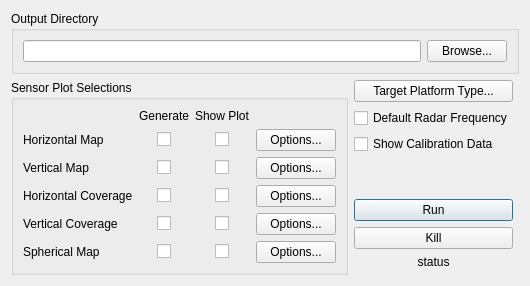
<?xml version="1.0" encoding="UTF-8"?>
<ui version="4.0">
 <class>SensorAnalysisDialog</class>
 <widget class="QDialog" name="SensorAnalysisDialog">
  <property name="geometry">
   <rect>
    <x>0</x>
    <y>0</y>
    <width>477</width>
    <height>283</height>
   </rect>
  </property>
  <property name="sizePolicy">
   <sizepolicy hsizetype="Preferred" vsizetype="Preferred">
    <horstretch>0</horstretch>
    <verstretch>0</verstretch>
   </sizepolicy>
  </property>
  <property name="windowTitle">
   <string>Sensor Analysis</string>
  </property>
  <layout class="QGridLayout" name="gridLayout">
   <item row="9" column="0">
    <spacer name="verticalSpacer_4">
     <property name="orientation">
      <enum>Qt::Vertical</enum>
     </property>
     <property name="sizeHint" stdset="0">
      <size>
       <width>20</width>
       <height>40</height>
      </size>
     </property>
    </spacer>
   </item>
   <item row="9" column="1">
    <spacer name="verticalSpacer_3">
     <property name="orientation">
      <enum>Qt::Vertical</enum>
     </property>
     <property name="sizeHint" stdset="0">
      <size>
       <width>20</width>
       <height>40</height>
      </size>
     </property>
    </spacer>
   </item>
   <item row="5" column="1">
    <widget class="QPushButton" name="mRunButton">
     <property name="text">
      <string>Run</string>
     </property>
    </widget>
   </item>
   <item row="4" column="1">
    <spacer name="verticalSpacer">
     <property name="orientation">
      <enum>Qt::Vertical</enum>
     </property>
     <property name="sizeHint" stdset="0">
      <size>
       <width>20</width>
       <height>40</height>
      </size>
     </property>
    </spacer>
   </item>
   <item row="7" column="1">
    <widget class="QLabel" name="mStatusMessage">
     <property name="text">
      <string>status</string>
     </property>
     <property name="alignment">
      <set>Qt::AlignCenter</set>
     </property>
    </widget>
   </item>
   <item row="6" column="1">
    <widget class="QPushButton" name="mKillButton">
     <property name="text">
      <string>Kill</string>
     </property>
    </widget>
   </item>
   <item row="4" column="2">
    <spacer name="horizontalSpacer">
     <property name="orientation">
      <enum>Qt::Horizontal</enum>
     </property>
     <property name="sizeHint" stdset="0">
      <size>
       <width>40</width>
       <height>20</height>
      </size>
     </property>
    </spacer>
   </item>
   <item row="1" column="1">
    <widget class="QPushButton" name="mTargetPlatformTypeButton">
     <property name="text">
      <string>Target Platform Type...</string>
     </property>
    </widget>
   </item>
   <item row="2" column="1">
    <widget class="QCheckBox" name="mUseDefaultRadarFrequencyCheckbox">
     <property name="text">
      <string>Default Radar Frequency</string>
     </property>
    </widget>
   </item>
   <item row="0" column="0" colspan="3">
    <widget class="QGroupBox" name="mOutputDirectoryGroupBox">
     <property name="title">
      <string>Output Directory</string>
     </property>
     <layout class="QGridLayout" name="gridLayout_3">
      <item row="0" column="1">
       <widget class="QPushButton" name="mBrowseButton">
        <property name="sizePolicy">
         <sizepolicy hsizetype="Minimum" vsizetype="Fixed">
          <horstretch>0</horstretch>
          <verstretch>0</verstretch>
         </sizepolicy>
        </property>
        <property name="minimumSize">
         <size>
          <width>75</width>
          <height>0</height>
         </size>
        </property>
        <property name="maximumSize">
         <size>
          <width>124</width>
          <height>16777215</height>
         </size>
        </property>
        <property name="text">
         <string>Browse...</string>
        </property>
       </widget>
      </item>
      <item row="0" column="0">
       <widget class="QLineEdit" name="mOutputDirectoryEdit">
        <property name="sizePolicy">
         <sizepolicy hsizetype="Expanding" vsizetype="Fixed">
          <horstretch>0</horstretch>
          <verstretch>0</verstretch>
         </sizepolicy>
        </property>
       </widget>
      </item>
     </layout>
    </widget>
   </item>
   <item row="1" column="0" rowspan="8">
    <widget class="QGroupBox" name="mPlotOutputGroupBox">
     <property name="title">
      <string>Sensor Plot Selections</string>
     </property>
     <layout class="QGridLayout" name="gridLayout_2">
      <item row="3" column="4">
       <widget class="QPushButton" name="mVerticalMapOptionsButton">
        <property name="text">
         <string>Options...</string>
        </property>
       </widget>
      </item>
      <item row="5" column="4">
       <widget class="QPushButton" name="mVerticalCoverageOptionsButton">
        <property name="text">
         <string>Options...</string>
        </property>
       </widget>
      </item>
      <item row="4" column="4">
       <widget class="QPushButton" name="mHorizontalCoverageOptionsButton">
        <property name="text">
         <string>Options...</string>
        </property>
       </widget>
      </item>
      <item row="3" column="2" alignment="Qt::AlignHCenter">
       <widget class="QCheckBox" name="mGenerateVM">
        <property name="sizePolicy">
         <sizepolicy hsizetype="Fixed" vsizetype="Fixed">
          <horstretch>0</horstretch>
          <verstretch>0</verstretch>
         </sizepolicy>
        </property>
        <property name="layoutDirection">
         <enum>Qt::LeftToRight</enum>
        </property>
        <property name="text">
         <string/>
        </property>
       </widget>
      </item>
      <item row="2" column="0">
       <widget class="QLabel" name="label_5">
        <property name="text">
         <string>Horizontal Map</string>
        </property>
       </widget>
      </item>
      <item row="1" column="3" alignment="Qt::AlignHCenter">
       <widget class="QLabel" name="label_2">
        <property name="text">
         <string>Show Plot</string>
        </property>
       </widget>
      </item>
      <item row="1" column="2" alignment="Qt::AlignHCenter">
       <widget class="QLabel" name="label_4">
        <property name="text">
         <string>Generate</string>
        </property>
       </widget>
      </item>
      <item row="3" column="3" alignment="Qt::AlignHCenter">
       <widget class="QCheckBox" name="mPlotVM">
        <property name="sizePolicy">
         <sizepolicy hsizetype="Fixed" vsizetype="Fixed">
          <horstretch>0</horstretch>
          <verstretch>0</verstretch>
         </sizepolicy>
        </property>
        <property name="layoutDirection">
         <enum>Qt::LeftToRight</enum>
        </property>
        <property name="text">
         <string/>
        </property>
       </widget>
      </item>
      <item row="2" column="3" alignment="Qt::AlignHCenter">
       <widget class="QCheckBox" name="mPlotHM">
        <property name="sizePolicy">
         <sizepolicy hsizetype="Fixed" vsizetype="Fixed">
          <horstretch>0</horstretch>
          <verstretch>0</verstretch>
         </sizepolicy>
        </property>
        <property name="layoutDirection">
         <enum>Qt::LeftToRight</enum>
        </property>
        <property name="text">
         <string/>
        </property>
       </widget>
      </item>
      <item row="6" column="3" alignment="Qt::AlignHCenter">
       <widget class="QCheckBox" name="mPlotSM">
        <property name="sizePolicy">
         <sizepolicy hsizetype="Fixed" vsizetype="Fixed">
          <horstretch>0</horstretch>
          <verstretch>0</verstretch>
         </sizepolicy>
        </property>
        <property name="text">
         <string/>
        </property>
       </widget>
      </item>
      <item row="4" column="2" alignment="Qt::AlignHCenter">
       <widget class="QCheckBox" name="mGenerateHCD">
        <property name="sizePolicy">
         <sizepolicy hsizetype="Fixed" vsizetype="Fixed">
          <horstretch>0</horstretch>
          <verstretch>0</verstretch>
         </sizepolicy>
        </property>
        <property name="layoutDirection">
         <enum>Qt::LeftToRight</enum>
        </property>
        <property name="text">
         <string/>
        </property>
       </widget>
      </item>
      <item row="6" column="4">
       <widget class="QPushButton" name="mSphericalMapOptionsButton">
        <property name="text">
         <string>Options...</string>
        </property>
       </widget>
      </item>
      <item row="5" column="0">
       <widget class="QLabel" name="label_7">
        <property name="text">
         <string>Vertical Coverage</string>
        </property>
       </widget>
      </item>
      <item row="5" column="3" alignment="Qt::AlignHCenter">
       <widget class="QCheckBox" name="mPlotVCD">
        <property name="sizePolicy">
         <sizepolicy hsizetype="Fixed" vsizetype="Fixed">
          <horstretch>0</horstretch>
          <verstretch>0</verstretch>
         </sizepolicy>
        </property>
        <property name="text">
         <string/>
        </property>
       </widget>
      </item>
      <item row="6" column="2" alignment="Qt::AlignHCenter">
       <widget class="QCheckBox" name="mGenerateSM">
        <property name="sizePolicy">
         <sizepolicy hsizetype="Fixed" vsizetype="Fixed">
          <horstretch>0</horstretch>
          <verstretch>0</verstretch>
         </sizepolicy>
        </property>
        <property name="text">
         <string/>
        </property>
       </widget>
      </item>
      <item row="2" column="2" alignment="Qt::AlignHCenter">
       <widget class="QCheckBox" name="mGenerateHM">
        <property name="sizePolicy">
         <sizepolicy hsizetype="Fixed" vsizetype="Fixed">
          <horstretch>0</horstretch>
          <verstretch>0</verstretch>
         </sizepolicy>
        </property>
        <property name="layoutDirection">
         <enum>Qt::LeftToRight</enum>
        </property>
        <property name="text">
         <string/>
        </property>
       </widget>
      </item>
      <item row="6" column="0">
       <widget class="QLabel" name="label_8">
        <property name="text">
         <string>Spherical Map</string>
        </property>
       </widget>
      </item>
      <item row="3" column="0">
       <widget class="QLabel" name="label_6">
        <property name="text">
         <string>Vertical Map</string>
        </property>
       </widget>
      </item>
      <item row="4" column="3" alignment="Qt::AlignHCenter">
       <widget class="QCheckBox" name="mPlotHCD">
        <property name="sizePolicy">
         <sizepolicy hsizetype="Fixed" vsizetype="Fixed">
          <horstretch>0</horstretch>
          <verstretch>0</verstretch>
         </sizepolicy>
        </property>
        <property name="text">
         <string/>
        </property>
       </widget>
      </item>
      <item row="4" column="0">
       <widget class="QLabel" name="label_3">
        <property name="text">
         <string>Horizontal Coverage</string>
        </property>
       </widget>
      </item>
      <item row="5" column="2" alignment="Qt::AlignHCenter">
       <widget class="QCheckBox" name="mGenerateVCD">
        <property name="sizePolicy">
         <sizepolicy hsizetype="Fixed" vsizetype="Fixed">
          <horstretch>0</horstretch>
          <verstretch>0</verstretch>
         </sizepolicy>
        </property>
        <property name="text">
         <string/>
        </property>
       </widget>
      </item>
      <item row="2" column="4">
       <widget class="QPushButton" name="mHorizontalMapOptionsButton">
        <property name="text">
         <string>Options...</string>
        </property>
       </widget>
      </item>
      <item row="7" column="2">
       <spacer name="verticalSpacer_2">
        <property name="orientation">
         <enum>Qt::Vertical</enum>
        </property>
        <property name="sizeHint" stdset="0">
         <size>
          <width>20</width>
          <height>40</height>
         </size>
        </property>
       </spacer>
      </item>
     </layout>
    </widget>
   </item>
   <item row="3" column="1">
    <widget class="QCheckBox" name="mShowCalibrationDataCheckBox">
     <property name="text">
      <string>Show Calibration Data</string>
     </property>
    </widget>
   </item>
  </layout>
 </widget>
 <tabstops>
  <tabstop>mGenerateHM</tabstop>
  <tabstop>mPlotHM</tabstop>
  <tabstop>mHorizontalMapOptionsButton</tabstop>
  <tabstop>mGenerateVM</tabstop>
  <tabstop>mPlotVM</tabstop>
  <tabstop>mVerticalMapOptionsButton</tabstop>
  <tabstop>mGenerateHCD</tabstop>
  <tabstop>mPlotHCD</tabstop>
  <tabstop>mHorizontalCoverageOptionsButton</tabstop>
  <tabstop>mGenerateVCD</tabstop>
  <tabstop>mPlotVCD</tabstop>
  <tabstop>mVerticalCoverageOptionsButton</tabstop>
  <tabstop>mGenerateSM</tabstop>
  <tabstop>mPlotSM</tabstop>
  <tabstop>mSphericalMapOptionsButton</tabstop>
 </tabstops>
 <resources/>
 <connections/>
</ui>
